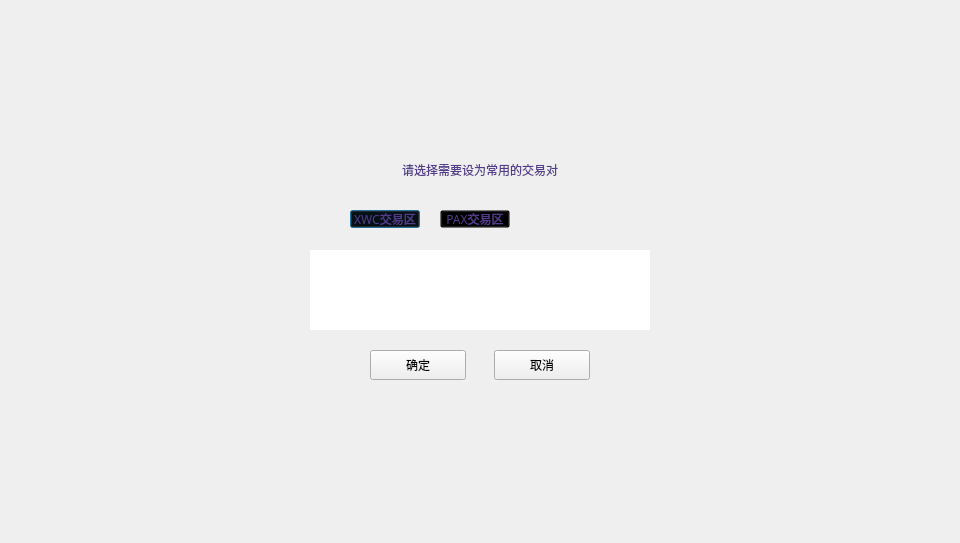
<?xml version="1.0" encoding="UTF-8"?>
<ui version="4.0">
 <class>AddMyExchangePairsDialog</class>
 <widget class="QDialog" name="AddMyExchangePairsDialog">
  <property name="geometry">
   <rect>
    <x>0</x>
    <y>0</y>
    <width>960</width>
    <height>543</height>
   </rect>
  </property>
  <property name="windowTitle">
   <string>Dialog</string>
  </property>
  <widget class="QWidget" name="widget" native="true">
   <property name="geometry">
    <rect>
     <x>0</x>
     <y>0</y>
     <width>960</width>
     <height>543</height>
    </rect>
   </property>
   <property name="font">
    <font>
     <family>Microsoft YaHei UI Light</family>
    </font>
   </property>
   <widget class="QWidget" name="containerWidget" native="true">
    <property name="geometry">
     <rect>
      <x>290</x>
      <y>140</y>
      <width>380</width>
      <height>260</height>
     </rect>
    </property>
    <widget class="QToolButton" name="cancelBtn">
     <property name="geometry">
      <rect>
       <x>204</x>
       <y>210</y>
       <width>96</width>
       <height>30</height>
      </rect>
     </property>
     <property name="cursor">
      <cursorShape>PointingHandCursor</cursorShape>
     </property>
     <property name="styleSheet">
      <string notr="true"/>
     </property>
     <property name="text">
      <string>取消</string>
     </property>
    </widget>
    <widget class="QToolButton" name="okBtn">
     <property name="geometry">
      <rect>
       <x>80</x>
       <y>210</y>
       <width>96</width>
       <height>30</height>
      </rect>
     </property>
     <property name="cursor">
      <cursorShape>PointingHandCursor</cursorShape>
     </property>
     <property name="styleSheet">
      <string notr="true"/>
     </property>
     <property name="text">
      <string>确定</string>
     </property>
    </widget>
    <widget class="QLabel" name="textLabel">
     <property name="geometry">
      <rect>
       <x>40</x>
       <y>10</y>
       <width>300</width>
       <height>40</height>
      </rect>
     </property>
     <property name="styleSheet">
      <string notr="true">font: 12px &quot;微软雅黑&quot;;
color: rgb(83, 61, 138);</string>
     </property>
     <property name="text">
      <string>请选择需要设为常用的交易对</string>
     </property>
     <property name="scaledContents">
      <bool>false</bool>
     </property>
     <property name="alignment">
      <set>Qt::AlignCenter</set>
     </property>
     <property name="wordWrap">
      <bool>true</bool>
     </property>
    </widget>
    <widget class="QPushButton" name="marketBtn1">
     <property name="geometry">
      <rect>
       <x>60</x>
       <y>70</y>
       <width>70</width>
       <height>18</height>
      </rect>
     </property>
     <property name="cursor">
      <cursorShape>PointingHandCursor</cursorShape>
     </property>
     <property name="styleSheet">
      <string notr="true">background:transparent;
color: rgb(83, 61, 138);
font: 12px &quot;微软雅黑&quot;;</string>
     </property>
     <property name="text">
      <string>XWC交易区</string>
     </property>
    </widget>
    <widget class="QPushButton" name="marketBtn3">
     <property name="geometry">
      <rect>
       <x>150</x>
       <y>70</y>
       <width>70</width>
       <height>18</height>
      </rect>
     </property>
     <property name="cursor">
      <cursorShape>PointingHandCursor</cursorShape>
     </property>
     <property name="styleSheet">
      <string notr="true">background:transparent;
color: rgb(83, 61, 138);
font: 12px &quot;微软雅黑&quot;;</string>
     </property>
     <property name="text">
      <string>PAX交易区</string>
     </property>
    </widget>
    <widget class="QScrollArea" name="scrollArea">
     <property name="geometry">
      <rect>
       <x>20</x>
       <y>110</y>
       <width>340</width>
       <height>80</height>
      </rect>
     </property>
     <property name="styleSheet">
      <string notr="true">QScrollArea{border:none;}</string>
     </property>
     <property name="widgetResizable">
      <bool>true</bool>
     </property>
     <widget class="QWidget" name="scrollAreaWidgetContents">
      <property name="geometry">
       <rect>
        <x>0</x>
        <y>0</y>
        <width>340</width>
        <height>80</height>
       </rect>
      </property>
      <property name="styleSheet">
       <string notr="true">#scrollAreaWidgetContents{background-color: rgb(255, 255, 255);}</string>
      </property>
     </widget>
    </widget>
   </widget>
  </widget>
 </widget>
 <resources/>
 <connections/>
</ui>
